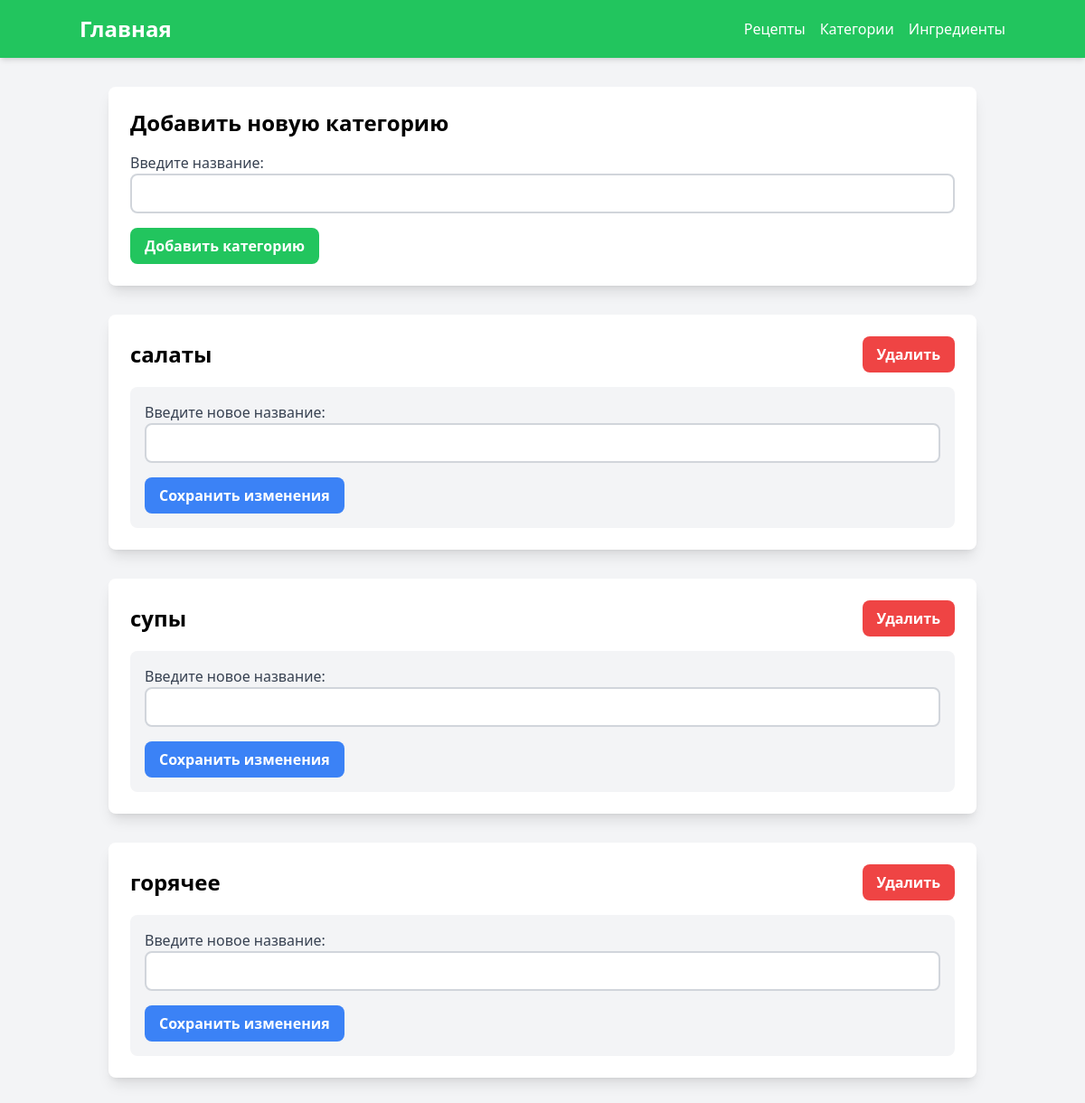
Before: /category_pages with the older database file.
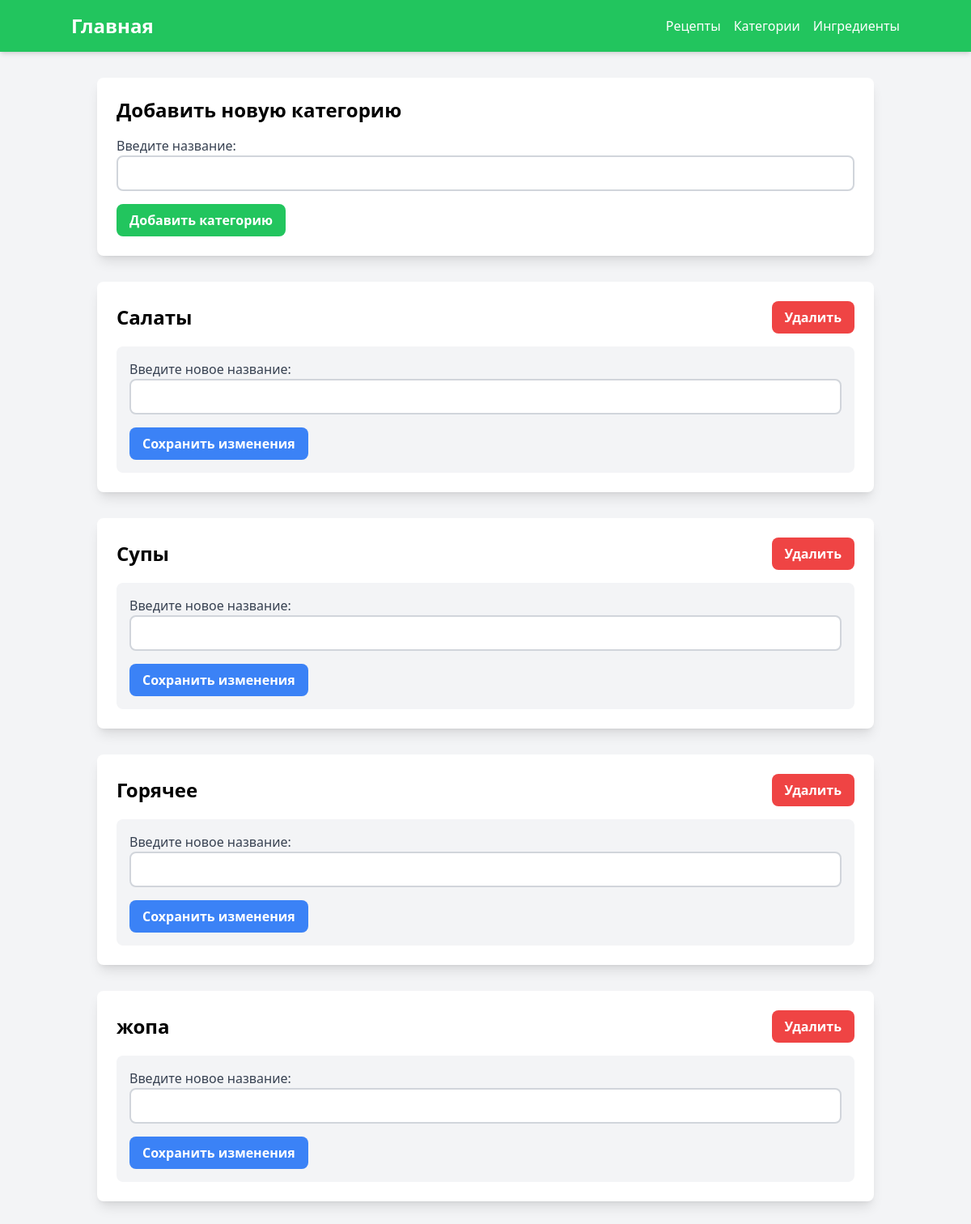
After: the same page with the newer database file.
### orm/category.py (models this page shows)
class CategoryOrm(Model):
    __tablename__ = 'categories'
    id: Mapped[int] = mapped_column(primary_key=True)
    name: Mapped[str] = mapped_column(unique=True)

### pages/category.py (the view)
@router.get('')
async def get_categories_template(
    request: Request, categories=Depends(get_all)
):
    return templates.TemplateResponse(
        'categories.html',
        {
            'request': request,
            'categories': categories['data'],
        }
    )

### templates/categories.html (shortened to what this page needs)
{% extends "header.html" %}
{% block content %}
<div class="container mx-auto p-8">
    <div class="bg-white rounded-lg shadow-lg p-6 mb-8">
        <h2 class="text-2xl font-bold mb-4">Добавить новую категорию</h2>
        <form action="{{ url_for('create_category_template') }}" method="post">
            <div class="mb-4">
                <label class="block text-gray-700" for="new_name">Введите название: </label>
                <input class="border-2 border-gray-300 p-2 w-full rounded-lg" type="text" id="new_name" name="name" required>
            </div>
            <button class="bg-green-500 text-white font-bold py-2 px-4 rounded-lg hover:bg-green-600" type="submit">Добавить категорию</button>
        </form>
    </div>
    {% for category in categories %}
        <div class="bg-white rounded-lg shadow-lg p-6 mb-8">
            <div class="flex justify-between items-center mb-4">
                <span class="text-2xl font-bold">{{ category.name }}</span>
                <div class="flex space-x-4">
                    <form action="{{ url_for('delete_category_template', id=category.id) }}" method="post">
                        <button class="bg-red-500 text-white font-bold py-2 px-4 rounded-lg hover:bg-red-600" type="submit">Удалить</button>
                    </form>
                </div>
            </div>
            <div class="bg-gray-100 p-4 rounded-lg">
                <form action="{{ url_for('update_category_template', id=category.id) }}" method="post">
                    <div class="mb-4">
                        <label class="block text-gray-700" for="new_name_{{ category.id }}">Введите новое название: </label>
                        <input class="border-2 border-gray-300 p-2 w-full rounded-lg" type="text" id="new_name_{{ category.id }}" name="name" required>
                    </div>
                    <button class="bg-blue-500 text-white font-bold py-2 px-4 rounded-lg hover:bg-blue-600" type="submit">Сохранить изменения</button>
                </form>
            </div>
        </div>
    {% endfor %}
</div>
{% endblock %}

Changed rows visible on the page:
changed CategoryOrm: name "салаты" → "Салаты"
changed CategoryOrm: name "супы" → "Супы"
changed CategoryOrm: name "горячее" → "Горячее"
added CategoryOrm: name "жопа"
